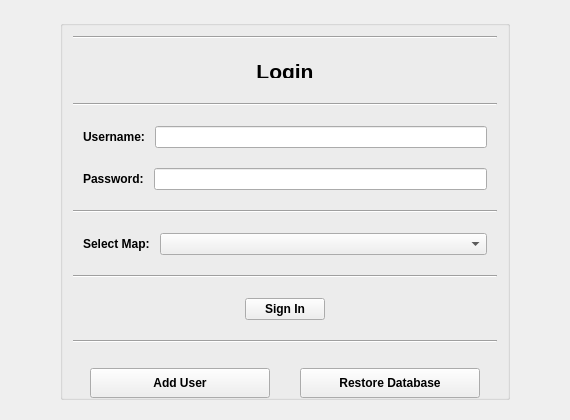
              <widget class="QWidget" name="login">
                <layout class="QVBoxLayout" name="verticalLayout_5">
                  <item>
                    <widget class="QFrame" name="frame">
                      <property name="maximumSize">
                        <size>
                          <width>16777215</width>
                          <height>650</height>
                        </size>
                      </property>
                      <property name="frameShape">
                        <enum>QFrame::NoFrame</enum>
                      </property>
                      <layout class="QGridLayout" name="gridLayout">
                        <item row="0" column="0"><spacer name="hsp_login_left"><property name="orientation"><enum>Qt::Horizontal</enum></property><property name="sizeHint" stdset="0"><size><width>40</width><height>20</height></size></property></spacer></item><item row="0" column="1">
                          <widget class="QGroupBox" name="groupBox">
                            <property name="minimumSize">
                              <size>
                                <width>450</width>
                                <height>380</height>
                              </size>
                            </property>
                            <property name="maximumSize">
                              <size>
                                <width>450</width>
                                <height>380</height>
                              </size>
                            </property>
                            <property name="autoFillBackground">
                              <bool>false</bool>
                            </property>
                            <property name="styleSheet">
                              <string notr="true" />
                            </property>
                            <property name="title">
                              <string />
                            </property>
                            <property name="alignment">
                              <set>Qt::AlignCenter</set>
                            </property>
                             <layout class="QVBoxLayout" name="verticalLayout_7">
                               <property name="spacing">
                                 <number>20</number>
                               </property>
                              <property name="leftMargin">
                                <number>10</number>
                              </property>
                              <property name="topMargin">
                                <number>10</number>
                              </property>
                              <property name="rightMargin">
                                <number>10</number>
                              </property>
                              <property name="bottomMargin">
                                <number>10</number>
                              </property>
                              <item>
                                <widget class="Line" name="line_2">
                                  <property name="orientation">
                                    <enum>Qt::Horizontal</enum>
                                  </property>
                                </widget>
                              </item>
                              <item>
                                <layout class="QGridLayout" name="gridLayout_6">
                                  <property name="leftMargin">
                                    <number>5</number>
                                  </property>
                                  <property name="topMargin">
                                    <number>5</number>
                                  </property>
                                  <property name="rightMargin">
                                    <number>5</number>
                                  </property>
                                  <property name="bottomMargin">
                                    <number>5</number>
                                  </property>
                                  <property name="spacing">
                                    <number>5</number>
                                  </property>
                                  <item row="0" column="0">
                                    <widget class="QLabel" name="label_4_login">
                                      <property name="font">
                                        <font>
                                          <pointsize>16</pointsize>
                                          <weight>75</weight>
                                          <bold>true</bold>
                                          <underline>false</underline>
                                        </font>
                                      </property>
                                      <property name="frameShape">
                                        <enum>QFrame::NoFrame</enum>
                                      </property>
                                      <property name="frameShadow">
                                        <enum>QFrame::Sunken</enum>
                                      </property>
                                      <property name="lineWidth">
                                        <number>2</number>
                                      </property>
                                      <property name="text">
                                        <string>Login</string>
                                      </property>
                                      <property name="alignment">
                                        <set>Qt::AlignCenter</set>
                                      </property>
                                    </widget>
                                  </item>
                                </layout>
                              </item>
                              <item>
                                <widget class="Line" name="line_3">
                                  <property name="orientation">
                                    <enum>Qt::Horizontal</enum>
                                  </property>
                                </widget>
                              </item>
                              <item>
                                <layout class="QFormLayout" name="formLayout_6">
                                  <property name="formAlignment">
                                    <set>Qt::AlignHCenter</set>
                                  </property>
                                  <property name="horizontalSpacing">
                                    <number>10</number>
                                  </property>
                                  <property name="verticalSpacing">
                                    <number>10</number>
                                  </property>
                                  <property name="leftMargin">
                                    <number>10</number>
                                  </property>
                                  <property name="topMargin">
                                    <number>0</number>
                                  </property>
                                  <property name="rightMargin">
                                    <number>10</number>
                                  </property>
                                  <property name="bottomMargin">
                                    <number>0</number>
                                  </property>
                                  <item row="0" column="0">
                                    <widget class="QLabel" name="label_10">
                                      <property name="font">
                                        <font>
                                          <weight>75</weight>
                                          <bold>true</bold>
                                        </font>
                                      </property>
                                      <property name="text">
                                        <string>Username:</string>
                                      </property>
                                    </widget>
                                  </item>
                                  <item row="0" column="1">
                                    <widget class="QLineEdit" name="username">
                                      <property name="maximumSize">
                                        <size>
                                          <width>400</width>
                                          <height>16777215</height>
                                        </size>
                                      </property>
                                    </widget>
                                  </item>
                                </layout>
                              </item>
                              <item>
                                <layout class="QFormLayout" name="formLayout_7">
                                  <property name="formAlignment">
                                    <set>Qt::AlignHCenter</set>
                                  </property>
                                  <property name="horizontalSpacing">
                                    <number>10</number>
                                  </property>
                                  <property name="verticalSpacing">
                                    <number>10</number>
                                  </property>
                                  <property name="leftMargin">
                                    <number>10</number>
                                  </property>
                                  <property name="topMargin">
                                    <number>0</number>
                                  </property>
                                  <property name="rightMargin">
                                    <number>10</number>
                                  </property>
                                  <property name="bottomMargin">
                                    <number>0</number>
                                  </property>
                                  <item row="0" column="0">
                                    <widget class="QLabel" name="label_11">
                                      <property name="font">
                                        <font>
                                          <weight>75</weight>
                                          <bold>true</bold>
                                        </font>
                                      </property>
                                      <property name="text">
                                        <string>Password:</string>
                                      </property>
                                    </widget>
                                  </item>
                                  <item row="0" column="1">
                                    <widget class="QLineEdit" name="password">
                                      <property name="maximumSize">
                                        <size>
                                          <width>400</width>
                                          <height>16777215</height>
                                        </size>
                                      </property>
                                      <property name="echoMode">
                                        <enum>QLineEdit::Password</enum>
                                      </property>
                                    </widget>
                                  </item>
                                </layout>
                              </item>
                              <item>
                                <widget class="Line" name="line_5">
                                  <property name="orientation">
                                    <enum>Qt::Horizontal</enum>
                                  </property>
                                </widget>
                              </item>
                              <item>
                                <layout class="QFormLayout" name="formLayout_2">
                                  <property name="horizontalSpacing">
                                    <number>10</number>
                                  </property>
                                  <property name="verticalSpacing">
                                    <number>10</number>
                                  </property>
                                  <property name="leftMargin">
                                    <number>10</number>
                                  </property>
                                  <property name="topMargin">
                                    <number>0</number>
                                  </property>
                                  <property name="rightMargin">
                                    <number>10</number>
                                  </property>
                                  <property name="bottomMargin">
                                    <number>0</number>
                                  </property>
                                  <item row="0" column="1">
                                    <widget class="QComboBox" name="map_options">
                                      <property name="maximumSize">
                                        <size>
                                          <width>400</width>
                                          <height>16777215</height>
                                        </size>
                                      </property>
                                    </widget>
                                  </item>
                                  <item row="0" column="0">
                                    <widget class="QLabel" name="label_14">
                                      <property name="font">
                                        <font>
                                          <weight>75</weight>
                                          <bold>true</bold>
                                        </font>
                                      </property>
                                      <property name="text">
                                        <string>Select Map:</string>
                                      </property>
                                    </widget>
                                  </item>
                                </layout>
                              </item>
                              <item>
                                <widget class="Line" name="line_4">
                                  <property name="orientation">
                                    <enum>Qt::Horizontal</enum>
                                  </property>
                                </widget>
                              </item>
                              <item>
                                <layout class="QGridLayout" name="gridLayout_5">
                                  <property name="topMargin">
                                    <number>0</number>
                                  </property>
                                  <property name="bottomMargin">
                                    <number>0</number>
                                  </property>
                                  <item row="0" column="0"><layout class="QHBoxLayout" name="hbox_signin"><item><spacer name="sp_si_l"><property name="orientation"><enum>Qt::Horizontal</enum></property><property name="sizeHint" stdset="0"><size><width>40</width><height>20</height></size></property></spacer></item><item><widget class="QPushButton" name="sign_in_user">
                                      <property name="font">
                                        <font>
                                          <weight>75</weight>
                                          <bold>true</bold>
                                        </font>
                                      </property>
                                      <property name="text">
                                        <string>Sign In</string>
                                      </property>
                                      <property name="icon">
                                        <iconset>
                                          <normaloff>../icons/icons8-login-50.png</normaloff>../icons/icons8-login-50.png</iconset>
                                      </property>
                                    </widget>
                                  </item><item><spacer name="sp_si_r"><property name="orientation"><enum>Qt::Horizontal</enum></property><property name="sizeHint" stdset="0"><size><width>40</width><height>20</height></size></property></spacer></item></layout></item></layout>
                              </item>
                              <item>
                                <widget class="Line" name="line_6">
                                  <property name="orientation">
                                    <enum>Qt::Horizontal</enum>
                                  </property>
                                </widget>
                              </item>
                              <item>
                                <layout class="QHBoxLayout" name="horizontalLayout_9">
                                  <property name="leftMargin">
                                    <number>7</number>
                                  </property>
                                  <property name="topMargin">
                                    <number>5</number>
                                  </property>
                                  <property name="rightMargin">
                                    <number>7</number>
                                  </property>
                                  <property name="bottomMargin">
                                    <number>5</number>
                                  </property>
                                  <item>
                                    <widget class="QPushButton" name="add_u">
                                      <property name="minimumSize">
                                        <size>
                                          <width>0</width>
                                          <height>30</height>
                                        </size>
                                      </property>
                                      <property name="maximumSize">
                                        <size>
                                          <width>180</width>
                                          <height>30</height>
                                        </size>
                                      </property>
                                      <property name="font">
                                        <font>
                                          <weight>75</weight>
                                          <bold>true</bold>
                                        </font>
                                      </property>
      <property name="text">
        <string>Add User</string>
      </property>
      <property name="icon">
        <iconset>
          <normaloff>../icons/icons8-add-user-50.png</normaloff>../icons/icons8-add-user-50.png</iconset>
      </property>
    </widget>
  </item>
  <item>
    <widget class="QPushButton" name="restore_db">
                                      <property name="minimumSize">
                                        <size>
                                          <width>0</width>
                                          <height>30</height>
                                        </size>
                                      </property>
                                      <property name="maximumSize">
                                        <size>
                                          <width>180</width>
                                          <height>30</height>
                                        </size>
                                      </property>
                                      <property name="font">
                                        <font>
                                          <weight>75</weight>
                                          <bold>true</bold>
                                        </font>
                                      </property>
                                      <property name="toolTip">
                                        <string>&lt;html&gt;&lt;head/&gt;&lt;body&gt;&lt;p align="justify"&gt;In case of an error, you can restore the previous version of the database&lt;/p&gt;&lt;/body&gt;&lt;/html&gt;</string>
                                      </property>
                                      <property name="text">
                                        <string>Restore Database</string>
                                      </property>
                                      <property name="icon">
                                        <iconset>
                                          <normaloff>../icons/icons8-upload-50.png</normaloff>../icons/icons8-upload-50.png</iconset>
                                      </property>
                                    </widget>
                                  </item>
                                </layout>
                              </item>
                            </layout>
                          </widget>
                        </item>
                      <item row="0" column="2"><spacer name="hsp_login_right"><property name="orientation"><enum>Qt::Horizontal</enum></property><property name="sizeHint" stdset="0"><size><width>40</width><height>20</height></size></property></spacer></item></layout>
                    </widget>
                  </item>
                </layout>
              </widget>
